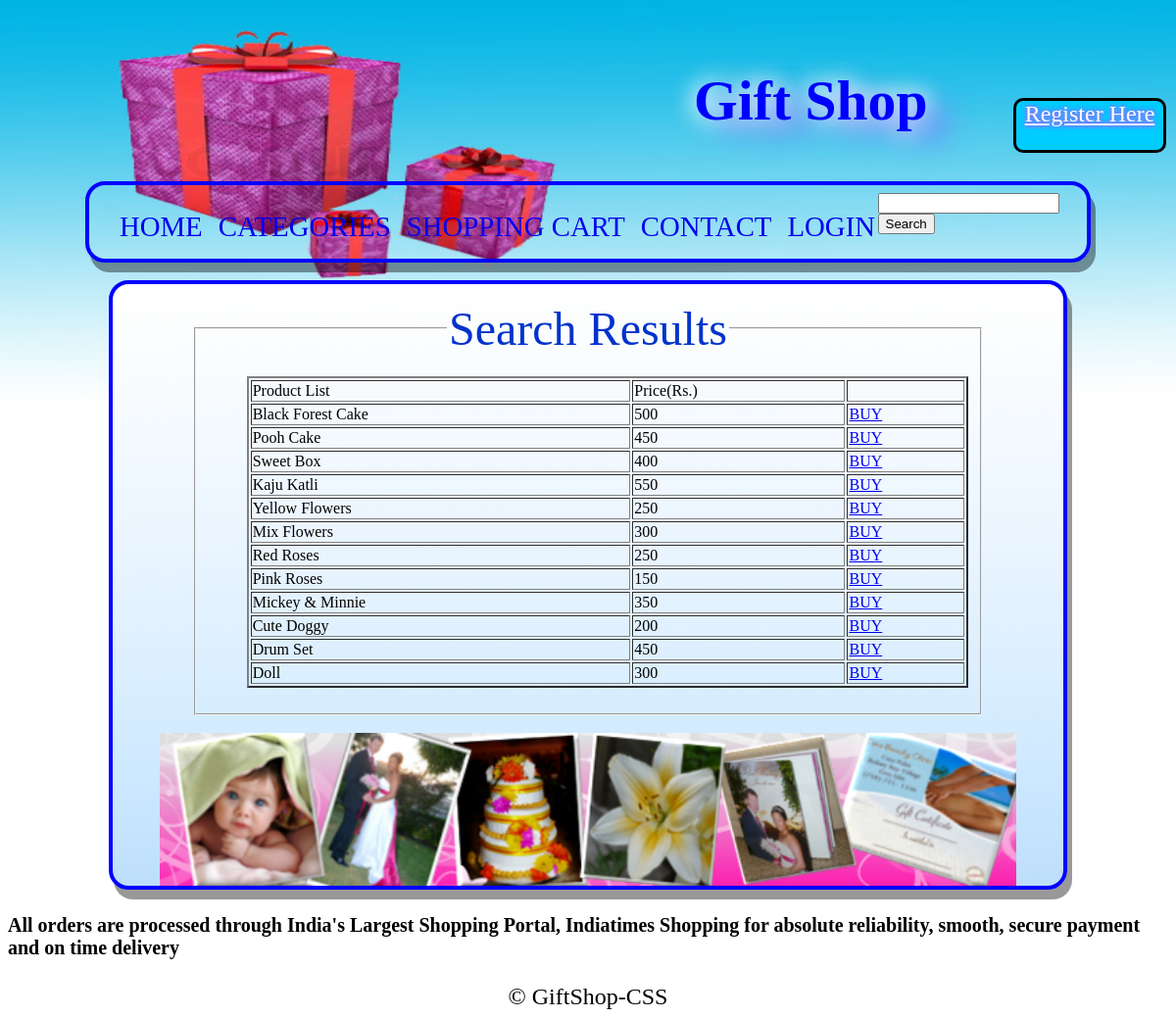
Screenshot of /search.php with the database file from the repository.
### tables this page shows
CREATE TABLE IF NOT EXISTS `gifts` (
  `id_no` int(20) NOT NULL AUTO_INCREMENT,
  `name` varchar(100) NOT NULL,
  `prize` int(100) NOT NULL,
  `picture` varchar(100) NOT NULL,
  `category` varchar(100) NOT NULL,
  PRIMARY KEY (`id_no`)
);

### search.php (the view, shortened to what this page needs)
<?php include 'top.php'; ?>
<fieldset style="width:80%;" >
<legend align="center">
<font  face="Rosewood Std" color="#0033CC" dir="rtl" size="+4">Search Results</font>
</legend>
<?php
  $name = mysql_real_escape_string($_GET['query']);
  $query = "SELECT * FROM gifts WHERE name like '%".$name."%'";
  $result = mysql_query($query);
echo "<div id='sDIV' allign='center'> ";
  if (mysql_num_rows($result) > 0) {
    echo "<ol>";
echo "<table width='100%' class='text' border='2' padding='1' >";
    echo "<tr >";
    echo "<td>Product List";
    echo "</td>";
    echo "<td> Price(Rs.)";
    echo "</td><td></td>";
    echo "</tr>";
    while (list($id, $name, $price) = mysql_fetch_array($result))
	{
    echo "<tr >";
    echo "<td>";
    echo $name;
    echo "</td>";
    echo "<td>  ";
    echo $price;
    echo "</td>";
	echo "<td><a href='category.php'>BUY</a></td>";
	echo "</tr>";
    }
	echo "</table>";
	echo "</ol> ";
	} else {
    echo "<a class='bcart'>No results found</a>"; }
   echo "</div>";
  ?>
  </fieldset>
<?php include 'bottom.php'; ?>

### rows the page displays
gifts: name "Black Forest Cake", prize "500"
gifts: name "Pooh Cake", prize "450"
gifts: name "Sweet Box", prize "400"
gifts: name "Kaju Katli", prize "550"
gifts: name "Yellow Flowers", prize "250"
gifts: name "Mix Flowers", prize "300"
gifts: name "Red Roses", prize "250"
gifts: name "Pink Roses", prize "150"
gifts: name "Mickey & Minnie", prize "350"
gifts: name "Cute Doggy", prize "200"
gifts: name "Drum Set", prize "450"
gifts: name "Doll", prize "300"
